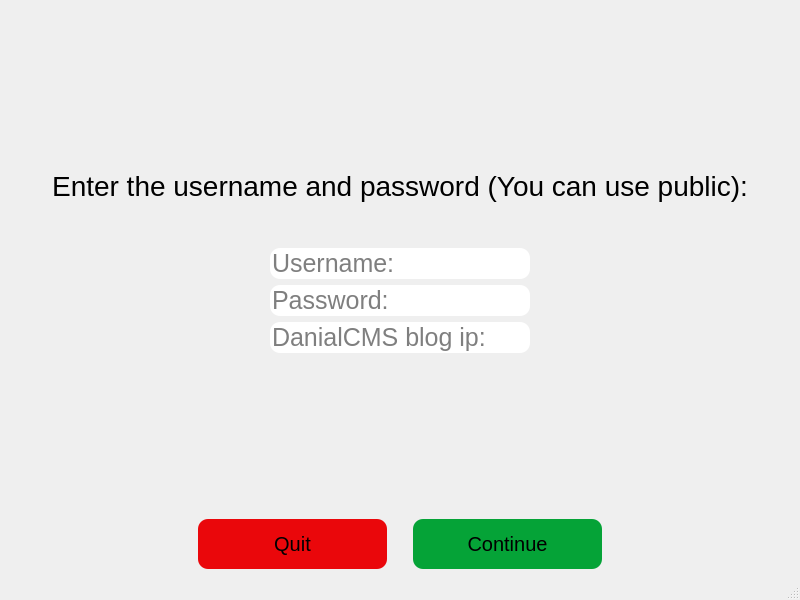
<?xml version="1.0" encoding="UTF-8"?>
<ui version="4.0">
 <class>MainWindow</class>
 <widget class="QMainWindow" name="MainWindow">
  <property name="geometry">
   <rect>
    <x>0</x>
    <y>0</y>
    <width>800</width>
    <height>600</height>
   </rect>
  </property>
  <property name="windowTitle">
   <string>MainWindow</string>
  </property>
  <widget class="QWidget" name="centralwidget">
   <layout class="QVBoxLayout" name="verticalLayout">
    <item>
     <spacer name="verticalSpacer_5">
      <property name="orientation">
       <enum>Qt::Vertical</enum>
      </property>
      <property name="sizeHint" stdset="0">
       <size>
        <width>20</width>
        <height>110</height>
       </size>
      </property>
     </spacer>
    </item>
    <item>
     <layout class="QVBoxLayout" name="verticalLayout_10">
      <item>
       <widget class="QLabel" name="label_6">
        <property name="font">
         <font>
          <pointsize>21</pointsize>
         </font>
        </property>
        <property name="text">
         <string>Enter the username and password (You can use public):</string>
        </property>
        <property name="alignment">
         <set>Qt::AlignCenter</set>
        </property>
       </widget>
      </item>
      <item>
       <spacer name="verticalSpacer_10">
        <property name="orientation">
         <enum>Qt::Vertical</enum>
        </property>
        <property name="sizeHint" stdset="0">
         <size>
          <width>20</width>
          <height>40</height>
         </size>
        </property>
       </spacer>
      </item>
      <item>
       <layout class="QHBoxLayout" name="horizontalLayout_10">
        <item>
         <spacer name="horizontalSpacer_23">
          <property name="orientation">
           <enum>Qt::Horizontal</enum>
          </property>
          <property name="sizeType">
           <enum>QSizePolicy::MinimumExpanding</enum>
          </property>
          <property name="sizeHint" stdset="0">
           <size>
            <width>20</width>
            <height>20</height>
           </size>
          </property>
         </spacer>
        </item>
        <item>
         <widget class="QLineEdit" name="LoginUsername">
          <property name="sizePolicy">
           <sizepolicy hsizetype="Expanding" vsizetype="Fixed">
            <horstretch>0</horstretch>
            <verstretch>0</verstretch>
           </sizepolicy>
          </property>
          <property name="maximumSize">
           <size>
            <width>1000</width>
            <height>16777215</height>
           </size>
          </property>
          <property name="font">
           <font>
            <pointsize>19</pointsize>
           </font>
          </property>
          <property name="styleSheet">
           <string notr="true">border-radius: 10px;</string>
          </property>
          <property name="alignment">
           <set>Qt::AlignLeading|Qt::AlignLeft|Qt::AlignVCenter</set>
          </property>
          <property name="placeholderText">
           <string>Username:</string>
          </property>
         </widget>
        </item>
        <item>
         <spacer name="horizontalSpacer_24">
          <property name="orientation">
           <enum>Qt::Horizontal</enum>
          </property>
          <property name="sizeType">
           <enum>QSizePolicy::MinimumExpanding</enum>
          </property>
          <property name="sizeHint" stdset="0">
           <size>
            <width>20</width>
            <height>20</height>
           </size>
          </property>
         </spacer>
        </item>
       </layout>
      </item>
      <item>
       <layout class="QHBoxLayout" name="horizontalLayout_11">
        <item>
         <spacer name="horizontalSpacer_25">
          <property name="orientation">
           <enum>Qt::Horizontal</enum>
          </property>
          <property name="sizeType">
           <enum>QSizePolicy::MinimumExpanding</enum>
          </property>
          <property name="sizeHint" stdset="0">
           <size>
            <width>20</width>
            <height>20</height>
           </size>
          </property>
         </spacer>
        </item>
        <item>
         <widget class="QLineEdit" name="LoginPassword">
          <property name="sizePolicy">
           <sizepolicy hsizetype="Expanding" vsizetype="Fixed">
            <horstretch>0</horstretch>
            <verstretch>0</verstretch>
           </sizepolicy>
          </property>
          <property name="font">
           <font>
            <pointsize>19</pointsize>
           </font>
          </property>
          <property name="styleSheet">
           <string notr="true">border-radius: 10px;</string>
          </property>
          <property name="echoMode">
           <enum>QLineEdit::Password</enum>
          </property>
          <property name="placeholderText">
           <string>Password:</string>
          </property>
         </widget>
        </item>
        <item>
         <spacer name="horizontalSpacer_26">
          <property name="orientation">
           <enum>Qt::Horizontal</enum>
          </property>
          <property name="sizeType">
           <enum>QSizePolicy::MinimumExpanding</enum>
          </property>
          <property name="sizeHint" stdset="0">
           <size>
            <width>20</width>
            <height>20</height>
           </size>
          </property>
         </spacer>
        </item>
       </layout>
      </item>
      <item>
       <layout class="QHBoxLayout" name="horizontalLayout_12">
        <item>
         <spacer name="horizontalSpacer_27">
          <property name="orientation">
           <enum>Qt::Horizontal</enum>
          </property>
          <property name="sizeType">
           <enum>QSizePolicy::MinimumExpanding</enum>
          </property>
          <property name="sizeHint" stdset="0">
           <size>
            <width>20</width>
            <height>20</height>
           </size>
          </property>
         </spacer>
        </item>
        <item>
         <widget class="QLineEdit" name="LoginIp">
          <property name="sizePolicy">
           <sizepolicy hsizetype="Expanding" vsizetype="Fixed">
            <horstretch>0</horstretch>
            <verstretch>0</verstretch>
           </sizepolicy>
          </property>
          <property name="font">
           <font>
            <pointsize>19</pointsize>
           </font>
          </property>
          <property name="styleSheet">
           <string notr="true">border-radius: 10px;</string>
          </property>
          <property name="echoMode">
           <enum>QLineEdit::Normal</enum>
          </property>
          <property name="placeholderText">
           <string>DanialCMS blog ip:</string>
          </property>
         </widget>
        </item>
        <item>
         <spacer name="horizontalSpacer_28">
          <property name="orientation">
           <enum>Qt::Horizontal</enum>
          </property>
          <property name="sizeType">
           <enum>QSizePolicy::MinimumExpanding</enum>
          </property>
          <property name="sizeHint" stdset="0">
           <size>
            <width>20</width>
            <height>20</height>
           </size>
          </property>
         </spacer>
        </item>
       </layout>
      </item>
     </layout>
    </item>
    <item>
     <spacer name="verticalSpacer_4">
      <property name="orientation">
       <enum>Qt::Vertical</enum>
      </property>
      <property name="sizeType">
       <enum>QSizePolicy::MinimumExpanding</enum>
      </property>
      <property name="sizeHint" stdset="0">
       <size>
        <width>20</width>
        <height>110</height>
       </size>
      </property>
     </spacer>
    </item>
    <item>
     <layout class="QHBoxLayout" name="horizontalLayout_4">
      <item>
       <spacer name="horizontalSpacer_20">
        <property name="orientation">
         <enum>Qt::Horizontal</enum>
        </property>
        <property name="sizeHint" stdset="0">
         <size>
          <width>40</width>
          <height>20</height>
         </size>
        </property>
       </spacer>
      </item>
      <item>
       <widget class="QPushButton" name="LoginQuitbtn">
        <property name="sizePolicy">
         <sizepolicy hsizetype="Expanding" vsizetype="Preferred">
          <horstretch>0</horstretch>
          <verstretch>0</verstretch>
         </sizepolicy>
        </property>
        <property name="maximumSize">
         <size>
          <width>16777215</width>
          <height>50</height>
         </size>
        </property>
        <property name="font">
         <font>
          <pointsize>15</pointsize>
         </font>
        </property>
        <property name="styleSheet">
         <string notr="true">background-color: rgb(234, 7, 11);
border-radius: 10px;</string>
        </property>
        <property name="text">
         <string>Quit</string>
        </property>
       </widget>
      </item>
      <item>
       <spacer name="horizontalSpacer_21">
        <property name="orientation">
         <enum>Qt::Horizontal</enum>
        </property>
        <property name="sizeType">
         <enum>QSizePolicy::Minimum</enum>
        </property>
        <property name="sizeHint" stdset="0">
         <size>
          <width>20</width>
          <height>20</height>
         </size>
        </property>
       </spacer>
      </item>
      <item>
       <widget class="QPushButton" name="LoginContinuebtn">
        <property name="sizePolicy">
         <sizepolicy hsizetype="Expanding" vsizetype="Expanding">
          <horstretch>0</horstretch>
          <verstretch>0</verstretch>
         </sizepolicy>
        </property>
        <property name="maximumSize">
         <size>
          <width>16777215</width>
          <height>50</height>
         </size>
        </property>
        <property name="font">
         <font>
          <pointsize>15</pointsize>
         </font>
        </property>
        <property name="styleSheet">
         <string notr="true">background-color: rgb(5, 163, 55);
border-radius: 10px;</string>
        </property>
        <property name="text">
         <string>Continue</string>
        </property>
       </widget>
      </item>
      <item>
       <spacer name="horizontalSpacer_22">
        <property name="orientation">
         <enum>Qt::Horizontal</enum>
        </property>
        <property name="sizeHint" stdset="0">
         <size>
          <width>40</width>
          <height>20</height>
         </size>
        </property>
       </spacer>
      </item>
     </layout>
    </item>
   </layout>
  </widget>
  <widget class="QMenuBar" name="menubar">
   <property name="geometry">
    <rect>
     <x>0</x>
     <y>0</y>
     <width>800</width>
     <height>30</height>
    </rect>
   </property>
  </widget>
  <widget class="QStatusBar" name="statusbar"/>
 </widget>
 <resources/>
 <connections/>
</ui>
